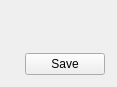
<?xml version="1.0" encoding="UTF-8"?>
<ui version="4.0">
 <class>Settings::CLanguageWidget</class>
 <widget class="QWidget" name="Settings::CLanguageWidget">
  <property name="geometry">
   <rect>
    <x>0</x>
    <y>0</y>
    <width>117</width>
    <height>87</height>
   </rect>
  </property>
  <property name="windowTitle">
   <string>Form</string>
  </property>
  <layout class="QGridLayout" name="gridLayout">
   <property name="margin">
    <number>12</number>
   </property>
   <item row="0" column="0">
    <layout class="QHBoxLayout" name="horizontalLayout" stretch="0,1,0">
     <item>
      <spacer name="horizontalSpacer_2">
       <property name="orientation">
        <enum>Qt::Horizontal</enum>
       </property>
       <property name="sizeHint" stdset="0">
        <size>
         <width>40</width>
         <height>20</height>
        </size>
       </property>
      </spacer>
     </item>
     <item>
      <widget class="MainMenu::CScrollTable" name="tableWidget" native="true"/>
     </item>
     <item>
      <spacer name="horizontalSpacer_3">
       <property name="orientation">
        <enum>Qt::Horizontal</enum>
       </property>
       <property name="sizeHint" stdset="0">
        <size>
         <width>40</width>
         <height>20</height>
        </size>
       </property>
      </spacer>
     </item>
    </layout>
   </item>
   <item row="1" column="0">
    <spacer name="verticalSpacer">
     <property name="orientation">
      <enum>Qt::Vertical</enum>
     </property>
     <property name="sizeHint" stdset="0">
      <size>
       <width>20</width>
       <height>40</height>
      </size>
     </property>
    </spacer>
   </item>
   <item row="2" column="0">
    <layout class="QHBoxLayout" name="horizontalLayout_2">
     <item>
      <spacer name="horizontalSpacer">
       <property name="orientation">
        <enum>Qt::Horizontal</enum>
       </property>
       <property name="sizeHint" stdset="0">
        <size>
         <width>40</width>
         <height>20</height>
        </size>
       </property>
      </spacer>
     </item>
     <item>
      <widget class="QPushButton" name="btnApply">
       <property name="focusPolicy">
        <enum>Qt::NoFocus</enum>
       </property>
       <property name="text">
        <string>Save</string>
       </property>
      </widget>
     </item>
    </layout>
   </item>
  </layout>
 </widget>
 <customwidgets>
  <customwidget>
   <class>MainMenu::CScrollTable</class>
   <extends>QWidget</extends>
   <header>MainMenu/Include/ScrollTable.h</header>
   <container>1</container>
  </customwidget>
 </customwidgets>
 <resources/>
 <connections/>
</ui>
